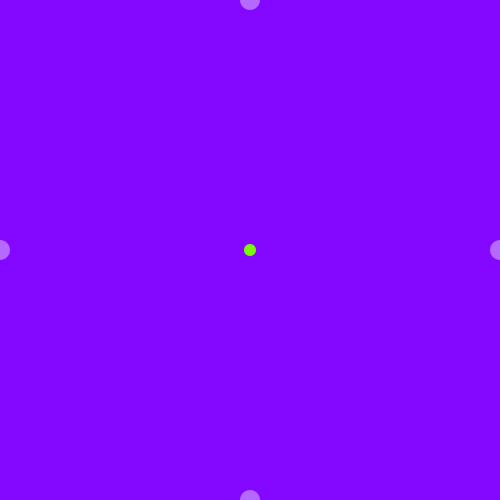
Frame 1 (no input)
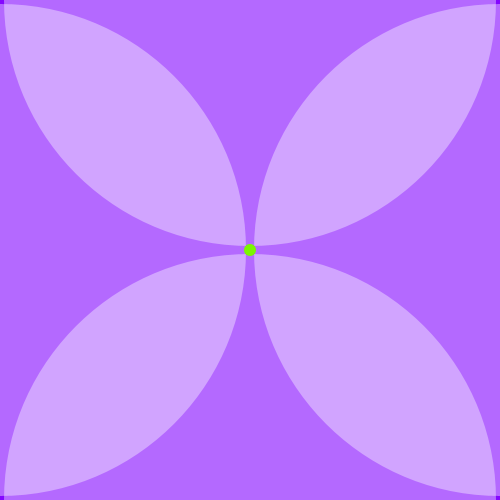
Frame 60 (the mouse pressed at the canvas centre just before this capture)
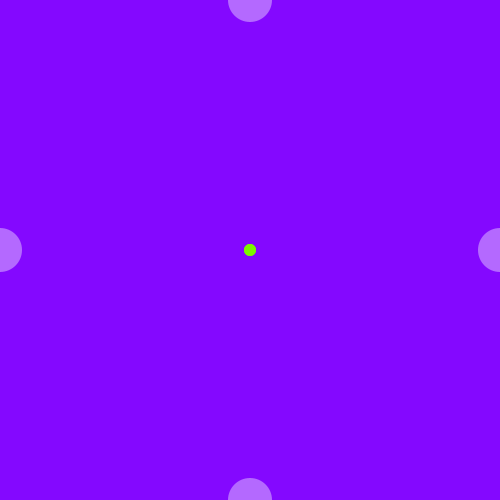
Frame 120 (the mouse held since frame 60 and released just before this capture)

The Processing sketch that drew these frames (run headless with seeded random() and noise(); from frame 60 on, the mouse is pressed at the canvas centre):

// Processing sketch: idaYvuelta
// ── idaYvuelta.pde
float d;
int sentido; 
color valor;
color valorInverso;
float r;

void setup() {
  size(500, 500);
  d = 20.0; 
  sentido = 1;
  valor = #8408ff;
  valorInverso = color(255 - red(valor), 255 - green(valor), 255 - blue(valor));
}


void draw() {
  background(valor);
  noStroke();
  fill(255, 100);
  ellipse(0, 250, d, d); 
  ellipse(500, 250, d, d);
  ellipse(250, 0, d, d);  
  ellipse(250, 500, d, d); 
  
  d += 8 * sentido;
  
  if (d > 500 || d < 20) { 
    sentido *= -1; 
  }
  
  fill(valorInverso);
  ellipse(width/2, height/2, 12, 12);
  
  if (mousePressed ) {
    r = dist(width/2, height/2, mouseX, mouseY);
    fill(valorInverso);
    ellipse(mouseX, mouseY, 12, 12);
    stroke(valorInverso);
    strokeWeight(3);
    line(mouseX, mouseY, width/2, height/2);
  }
}
